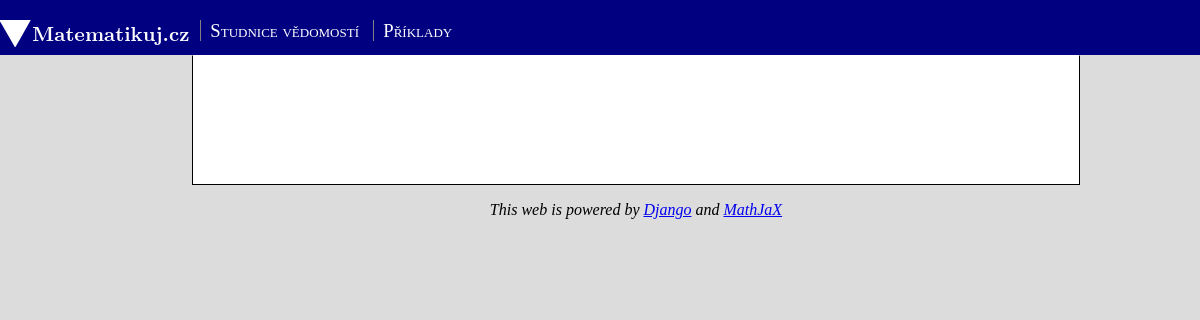
The app's page /priklady/Analytická geometrie/Vektory/, older data.
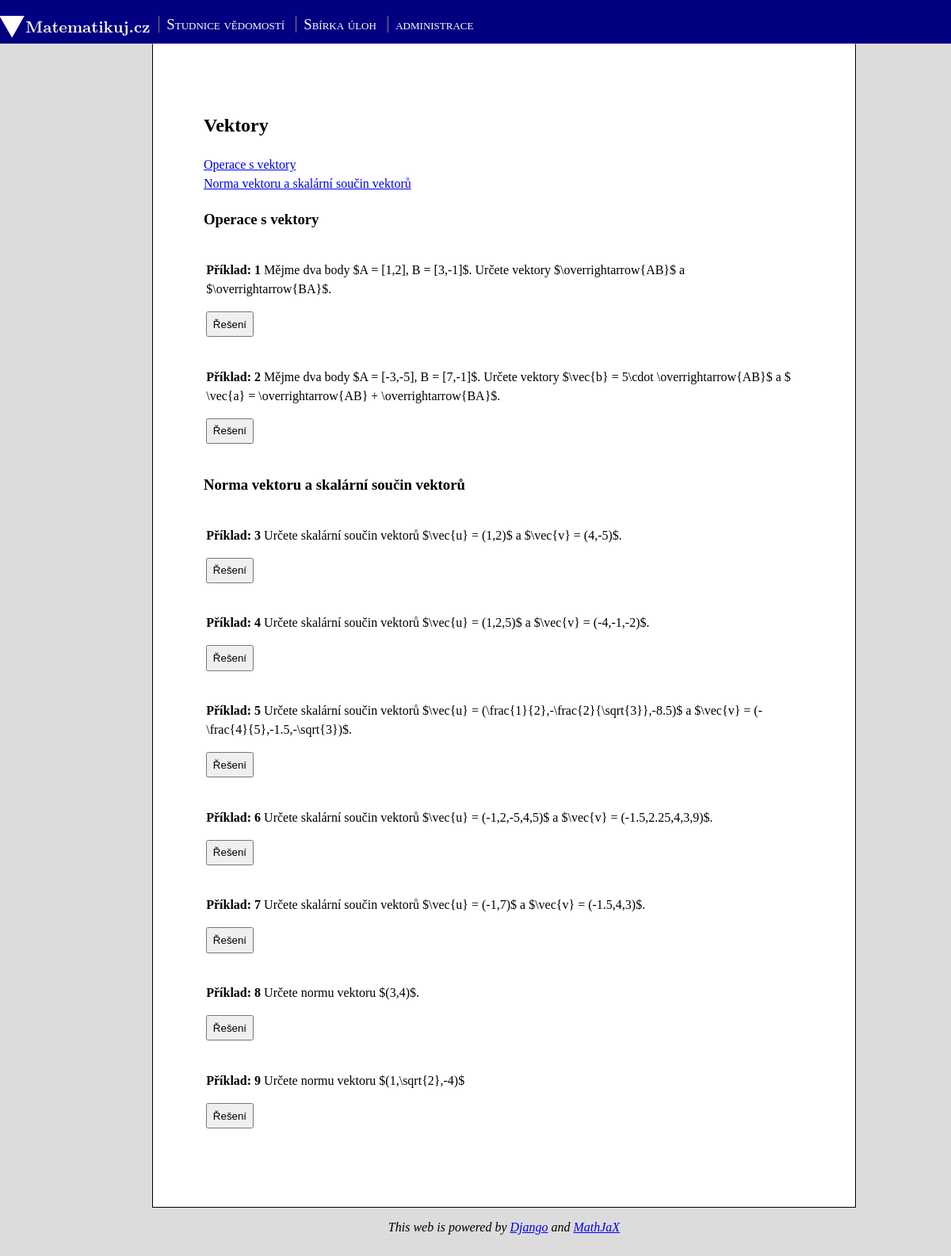
The same page, newer data.
### matematikuj/models.py (models this page shows, shortened)
class Menu_bloky(models.Model):
    nazev = models.CharField(max_length = 30)
    odkaz = models.CharField(max_length = 50)

class Tema(models.Model):
    ZS = 'ZŠ'
    SS = 'SŠ'
    SKOLA = (('1',ZS),('2',SS),)
    skola = models.CharField(max_length=2, choices=SKOLA, default=ZS)
    tema = models.CharField(max_length=30)
    podtema = models.CharField(max_length=50, blank=True)
    kapitola = models.CharField(max_length=50, blank=True)
    pocet_prikladu = 0
    def __str__(self):
        if self.kapitola == '':
            if self.podtema == '':
                return self.tema
            else:
                return self.tema + '|' + self.podtema
        else:
            return self.tema + '| ' + self.podtema + '| ' + self.kapitola
    class Meta:
        verbose_name = 'Téma'
        verbose_name_plural = 'Témata'
        ordering = ["tema","podtema"]

class Pocetni_priklady(models.Model):
    tema = models.ForeignKey(Tema, on_delete = models.CASCADE)
    zadani = models.TextField()
    reseni = models.TextField()
    ident = 1
    ukaz_reseni = False
    class Meta:
        verbose_name = 'Příklad'
        verbose_name_plural = 'Příklady'

### matematikuj/views.py (the view)
# urls.py: path("priklady/", views.temata, name="temata"),
def priklady(request, tema, podtema):
    url = "matematikuj/index.html"
    priklady = Pocetni_priklady.objects.all()
    temata = Tema.objects.all()
    priklady_splnujici_tema = []
    kapitoly_splnujici_tema = []
    for tm in temata:
        if ((tm.tema == tema) and (tm.podtema==podtema)):
            if (len(tm.kapitola) !=0):
                kapitoly_splnujici_tema.append(tm)
                print(tm)
            else:
                tema_bez_kapitoly = tm
    iterace = 1
    for priklad in priklady:
        if ((priklad.tema.tema == tema) and (priklad.tema.podtema == podtema)):
            priklad.ident = iterace
            iterace +=1
            if request.method == "POST":
                if request.POST.get(str(priklad.ident)):
                    priklad.ukaz_reseni = not(priklad.ukaz_reseni)
            priklady_splnujici_tema.append(priklad)
    return render(request, url , dict(bloky = Menu_bloky.objects.all(),
                priklady = priklady_splnujici_tema,
                tema = tema,
                podtema = podtema,
                kapitoly = kapitoly_splnujici_tema,
                tema_bez_kapitoly = tema_bez_kapitoly))

### matematikuj/templates/matematikuj/index.html (shortened to what this page needs)
<!doctype html>
<html lang="cs">
<head>
 <link href="http://allfont.net/allfont.css?fonts=latin-modern-roman-10-regular" rel="stylesheet" type="text/css" />
{% load static %}
 <link rel="stylesheet" href="{% static 'global_static/base_style.css' %}" >
 <link rel="stylesheet" href="{% static '/matematikuj_style.css' %}" >
</head>
<body id="0">
<nav>
     {% include 'matematikuj/menuBloky.html' %}
</nav>
<article>
     {% include 'matematikuj/content.html' %}
</article>
<footer>
     This web is powered by <a href="https://www.djangoproject.com/">Django</a> and
          <a href="https://www.mathjax.org/">MathJaX</a>
</footer>
</body>

### matematikuj/templates/matematikuj/menuBloky.html
{% load static %}
<div class="home"><a href="/"><img src={% static 'logo.svg' %}></div>
    <dl class="menu">
    {% for blok in bloky %}
        <dd class="menu-button"> <a class="button" href="/{{blok.odkaz}}/">{{blok.nazev}}</a></dd>
    {% endfor %}
    </dl>

### matematikuj/templates/matematikuj/content.html
{% if temata_SS %}
    {% include 'matematikuj/temata.html' %}
{% elif podtemata_SS %}
    {% include 'matematikuj/podtemata.html' %}
{% elif priklady %}
    {% include 'matematikuj/priklady.html' %}
{% elif homepage %}
    {% include 'matematikuj/homepage.html' %}
{% elif studnice %}
    {% include 'matematikuj/studnice.html' %}
{% endif %}

### matematikuj/templates/matematikuj/priklady.html (shortened to what this page needs)
<h2>{{podtema}}</h2>
<dl>
{% for kapitola in kapitoly %}
<dt><a href="#{{kapitola.kapitola}}">{{kapitola.kapitola}}</a></dt>
{% endfor %}
<dl>
{% for kapitola in kapitoly %}
    <h3 id="{{kapitola.kapitola}}"">{{kapitola.kapitola}}</h3>
    {% for priklad in priklady %}
        {% if kapitola == priklad.tema%}
            {% if priklad.ukaz_reseni %}
            <div id="{{priklad.ukaz_reseni}}" class="ukazuj">
            <div class="zadani_vyrazne">
            <p> <strong> Příklad: {{priklad.ident}} </strong> {{ priklad.zadani }}
            <p><em>Řešení: </em> {{ priklad.reseni }} </p>
            </div>
            </div>
            {% else %}
            <div id="{{priklad.ukaz_reseni}}">
            <div class="zadani">
            <p> <strong> Příklad: {{priklad.ident}} </strong> {{ priklad.zadani }}
            <form action='.' method='POST'>
            <input class="reseni_button" type="submit" name="{{priklad.ident}}" value="Řešení">
            </form>
            </p>
            </div>
            </div>
            {% endif %}
        {% endif %}
    {% endfor %}
{% endfor %}

### static/global_static/base_style.css (style rules this page uses)
body { margin: 0 auto; padding: 0; clear: both; background-image: url(images/background.png); background-repeat: repeat; background-color: #dcdcdc; }
nav { clear: both; background-color: black; margin: 0 auto; padding-top: 15pt; }
article,.menu { margin: 0 auto; margin-left: 16%; margin-right: 10%; padding: 4em; background-color: white; font-size: medium; }
article { line-height: 1.5; font-size: 12pt; border-style: solid; border-width: 1px; border-color: black; border-top-color: white; }
.menu { background-color: inherit; padding: 0em; font-size: 14pt; font-variant: small-caps; }
.menu-button,.menu-button-active,.home { display: inline-block; margin: 0 auto; padding-bottom: 10pt; }
.home { float: left; }
a.button,a.button-active { text-decoration: none; color: white; padding-right: 0.5em; padding-left: 0.5em; border-left-style: solid; border-left-width: 1px; border-left-color: grey; }
footer { padding: 1em; font-size: 12pt; font-style: oblique; margin: 0 auto; margin-left: 16%; margin-right: 10%; margin-bottom: 4em; text-align: center; }
div { margin: 0 auto; }

### matematikuj/static/matematikuj_style.css (style rules this page uses)
nav { background-color: #000080; }
.zadani, .zadani_vyrazne { padding:0.2em; }
.reseni_button { padding: 0.5em; }

Row changes from the older to the newer data that the page shows:
changed Menu_bloky: nazev "Příklady" → "Sbírka úloh"
added Menu_bloky: nazev "administrace"
added Tema: kapitola "Operace s vektory"
added Tema: kapitola "Norma vektoru a skalární součin vektorů"
added Pocetni_priklady: ident "1", zadani "Mějme dva body $A = [1,2], B = [3,-1]$. Určete vektory $\\overrightarrow{AB}$ a $\\overrightarrow{BA}$.", shown under "Operace s vektory"
added Pocetni_priklady: ident "2", zadani "Mějme dva body $A = [-3,-5], B = [7,-1]$. Určete vektory $\\vec{b} = 5\\cdot \\overrightarrow{AB}$ a $ \\vec{a} = \\overrightarrow{AB} + \\overrightarrow{BA}$.", shown under "Operace s vektory"
added Pocetni_priklady: ident "3", zadani "Určete skalární součin vektorů $\\vec{u} = (1,2)$ a $\\vec{v} = (4,-5)$.", shown under "Norma vektoru a skalární součin vektorů"
added Pocetni_priklady: ident "4", zadani "Určete skalární součin vektorů $\\vec{u} = (1,2,5)$ a $\\vec{v} = (-4,-1,-2)$.", shown under "Norma vektoru a skalární součin vektorů"
added Pocetni_priklady: ident "5", zadani "Určete skalární součin vektorů $\\vec{u} = (\\frac{1}{2},-\\frac{2}{\\sqrt{3}},-8.5)$ a $\\vec{v} = (-\\frac{4}{5},-1.5,-\\sqrt{3})$.", shown under "Norma vektoru a skalární součin vektorů"
added Pocetni_priklady: ident "6", zadani "Určete skalární součin vektorů $\\vec{u} = (-1,2,-5,4,5)$ a $\\vec{v} = (-1.5,2.25,4,3,9)$.", shown under "Norma vektoru a skalární součin vektorů"
added Pocetni_priklady: ident "7", zadani "Určete skalární součin vektorů $\\vec{u} = (-1,7)$ a $\\vec{v} = (-1.5,4,3)$.", shown under "Norma vektoru a skalární součin vektorů"
added Pocetni_priklady: ident "8", zadani "Určete normu vektoru $(3,4)$.", shown under "Norma vektoru a skalární součin vektorů"
added Pocetni_priklady: ident "9", zadani "Určete normu vektoru $(1,\\sqrt{2},-4)$", shown under "Norma vektoru a skalární součin vektorů"
Text that changed along with them:
{{ podtema }}: (not shown) → "Vektory"
